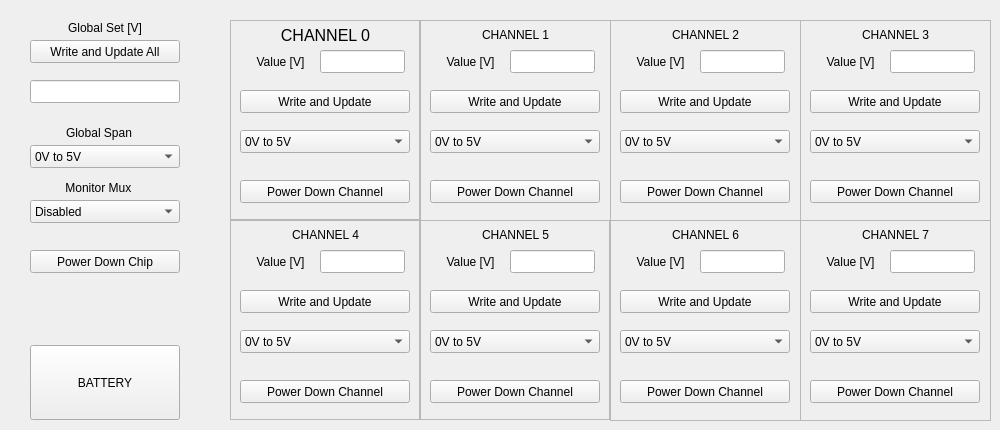
    <widget class="QWidget" name="tab">
     <attribute name="title">
      <string>Normal View 0-7</string>
     </attribute>
     <widget class="QFrame" name="frame">
      <property name="geometry">
       <rect>
        <x>230</x>
        <y>20</y>
        <width>190</width>
        <height>200</height>
       </rect>
      </property>
      <property name="frameShape">
       <enum>QFrame::StyledPanel</enum>
      </property>
      <property name="frameShadow">
       <enum>QFrame::Raised</enum>
      </property>
      <widget class="QLabel" name="label_5">
       <property name="geometry">
        <rect>
         <x>0</x>
         <y>5</y>
         <width>191</width>
         <height>20</height>
        </rect>
       </property>
       <property name="font">
        <font>
         <pointsize>12</pointsize>
        </font>
       </property>
       <property name="text">
        <string>CHANNEL 0</string>
       </property>
       <property name="alignment">
        <set>Qt::AlignCenter</set>
       </property>
      </widget>
      <widget class="QLineEdit" name="ledt_wr0">
       <property name="geometry">
        <rect>
         <x>90</x>
         <y>30</y>
         <width>85</width>
         <height>23</height>
        </rect>
       </property>
      </widget>
      <widget class="QLabel" name="label_6">
       <property name="geometry">
        <rect>
         <x>10</x>
         <y>30</y>
         <width>81</width>
         <height>23</height>
        </rect>
       </property>
       <property name="text">
        <string>Value [V]</string>
       </property>
       <property name="alignment">
        <set>Qt::AlignCenter</set>
       </property>
      </widget>
      <widget class="QPushButton" name="pB_wr_up0">
       <property name="geometry">
        <rect>
         <x>10</x>
         <y>70</y>
         <width>170</width>
         <height>23</height>
        </rect>
       </property>
       <property name="text">
        <string>Write and Update</string>
       </property>
      </widget>
      <widget class="QPushButton" name="pB_pd0">
       <property name="geometry">
        <rect>
         <x>10</x>
         <y>160</y>
         <width>170</width>
         <height>23</height>
        </rect>
       </property>
       <property name="text">
        <string>Power Down Channel</string>
       </property>
       <property name="checkable">
        <bool>true</bool>
       </property>
      </widget>
      <widget class="QComboBox" name="cBox_span0">
       <property name="geometry">
        <rect>
         <x>10</x>
         <y>110</y>
         <width>170</width>
         <height>23</height>
        </rect>
       </property>
       <property name="sizePolicy">
        <sizepolicy hsizetype="Preferred" vsizetype="Fixed">
         <horstretch>0</horstretch>
         <verstretch>0</verstretch>
        </sizepolicy>
       </property>
       <item>
        <property name="text">
         <string>0V to 5V </string>
        </property>
       </item>
       <item>
        <property name="text">
         <string>-2.5V to + 2.5V</string>
        </property>
       </item>
       <item>
        <property name="text">
         <string>-5V to +5V</string>
        </property>
       </item>
      </widget>
     </widget>
     <widget class="QFrame" name="frame_2">
      <property name="geometry">
       <rect>
        <x>230</x>
        <y>220</y>
        <width>190</width>
        <height>200</height>
       </rect>
      </property>
      <property name="frameShape">
       <enum>QFrame::StyledPanel</enum>
      </property>
      <property name="frameShadow">
       <enum>QFrame::Raised</enum>
      </property>
      <widget class="QLabel" name="label_11">
       <property name="geometry">
        <rect>
         <x>0</x>
         <y>5</y>
         <width>191</width>
         <height>20</height>
        </rect>
       </property>
       <property name="text">
        <string>CHANNEL 4</string>
       </property>
       <property name="alignment">
        <set>Qt::AlignCenter</set>
       </property>
      </widget>
      <widget class="QLineEdit" name="ledt_wr4">
       <property name="geometry">
        <rect>
         <x>90</x>
         <y>30</y>
         <width>85</width>
         <height>23</height>
        </rect>
       </property>
      </widget>
      <widget class="QLabel" name="label_12">
       <property name="geometry">
        <rect>
         <x>10</x>
         <y>30</y>
         <width>81</width>
         <height>23</height>
        </rect>
       </property>
       <property name="text">
        <string>Value [V]</string>
       </property>
       <property name="alignment">
        <set>Qt::AlignCenter</set>
       </property>
      </widget>
      <widget class="QPushButton" name="pB_wr_up4">
       <property name="geometry">
        <rect>
         <x>10</x>
         <y>70</y>
         <width>170</width>
         <height>23</height>
        </rect>
       </property>
       <property name="text">
        <string>Write and Update</string>
       </property>
      </widget>
      <widget class="QPushButton" name="pB_pd4">
       <property name="geometry">
        <rect>
         <x>10</x>
         <y>160</y>
         <width>170</width>
         <height>23</height>
        </rect>
       </property>
       <property name="text">
        <string>Power Down Channel</string>
       </property>
       <property name="checkable">
        <bool>false</bool>
       </property>
      </widget>
      <widget class="QComboBox" name="cBox_span4">
       <property name="geometry">
        <rect>
         <x>10</x>
         <y>110</y>
         <width>170</width>
         <height>23</height>
        </rect>
       </property>
       <item>
        <property name="text">
         <string>0V to 5V</string>
        </property>
       </item>
       <item>
        <property name="text">
         <string>-2.5V to + 2.5V</string>
        </property>
       </item>
       <item>
        <property name="text">
         <string>-5V to +5V</string>
        </property>
       </item>
      </widget>
     </widget>
     <widget class="QFrame" name="frame_6">
      <property name="geometry">
       <rect>
        <x>420</x>
        <y>20</y>
        <width>191</width>
        <height>201</height>
       </rect>
      </property>
      <property name="frameShape">
       <enum>QFrame::StyledPanel</enum>
      </property>
      <property name="frameShadow">
       <enum>QFrame::Raised</enum>
      </property>
      <widget class="QLabel" name="label_62">
       <property name="geometry">
        <rect>
         <x>0</x>
         <y>5</y>
         <width>191</width>
         <height>20</height>
        </rect>
       </property>
       <property name="text">
        <string>CHANNEL 1</string>
       </property>
       <property name="alignment">
        <set>Qt::AlignCenter</set>
       </property>
      </widget>
      <widget class="QLineEdit" name="ledt_wr1">
       <property name="geometry">
        <rect>
         <x>90</x>
         <y>30</y>
         <width>85</width>
         <height>23</height>
        </rect>
       </property>
      </widget>
      <widget class="QLabel" name="label_63">
       <property name="geometry">
        <rect>
         <x>10</x>
         <y>30</y>
         <width>81</width>
         <height>23</height>
        </rect>
       </property>
       <property name="text">
        <string>Value [V]</string>
       </property>
       <property name="alignment">
        <set>Qt::AlignCenter</set>
       </property>
      </widget>
      <widget class="QPushButton" name="pB_wr_up1">
       <property name="geometry">
        <rect>
         <x>10</x>
         <y>70</y>
         <width>170</width>
         <height>23</height>
        </rect>
       </property>
       <property name="text">
        <string>Write and Update</string>
       </property>
      </widget>
      <widget class="QPushButton" name="pB_pd1">
       <property name="geometry">
        <rect>
         <x>10</x>
         <y>160</y>
         <width>170</width>
         <height>23</height>
        </rect>
       </property>
       <property name="text">
        <string>Power Down Channel</string>
       </property>
       <property name="checkable">
        <bool>false</bool>
       </property>
      </widget>
      <widget class="QComboBox" name="cBox_span1">
       <property name="geometry">
        <rect>
         <x>10</x>
         <y>110</y>
         <width>170</width>
         <height>23</height>
        </rect>
       </property>
       <item>
        <property name="text">
         <string>0V to 5V</string>
        </property>
       </item>
       <item>
        <property name="text">
         <string>-2.5V to + 2.5V</string>
        </property>
       </item>
       <item>
        <property name="text">
         <string>-5V to +5V</string>
        </property>
       </item>
      </widget>
     </widget>
     <widget class="QFrame" name="frame_7">
      <property name="geometry">
       <rect>
        <x>420</x>
        <y>220</y>
        <width>190</width>
        <height>200</height>
       </rect>
      </property>
      <property name="frameShape">
       <enum>QFrame::StyledPanel</enum>
      </property>
      <property name="frameShadow">
       <enum>QFrame::Raised</enum>
      </property>
      <widget class="QLabel" name="label_71">
       <property name="geometry">
        <rect>
         <x>0</x>
         <y>5</y>
         <width>191</width>
         <height>20</height>
        </rect>
       </property>
       <property name="text">
        <string>CHANNEL 5</string>
       </property>
       <property name="alignment">
        <set>Qt::AlignCenter</set>
       </property>
      </widget>
      <widget class="QLineEdit" name="ledt_wr5">
       <property name="geometry">
        <rect>
         <x>90</x>
         <y>30</y>
         <width>85</width>
         <height>23</height>
        </rect>
       </property>
      </widget>
      <widget class="QLabel" name="label_72">
       <property name="geometry">
        <rect>
         <x>10</x>
         <y>30</y>
         <width>81</width>
         <height>23</height>
        </rect>
       </property>
       <property name="text">
        <string>Value [V]</string>
       </property>
       <property name="alignment">
        <set>Qt::AlignCenter</set>
       </property>
      </widget>
      <widget class="QPushButton" name="pB_wr_up5">
       <property name="geometry">
        <rect>
         <x>10</x>
         <y>70</y>
         <width>170</width>
         <height>23</height>
        </rect>
       </property>
       <property name="text">
        <string>Write and Update</string>
       </property>
      </widget>
      <widget class="QPushButton" name="pB_pd5">
       <property name="geometry">
        <rect>
         <x>10</x>
         <y>160</y>
         <width>170</width>
         <height>23</height>
        </rect>
       </property>
       <property name="text">
        <string>Power Down Channel</string>
       </property>
       <property name="checkable">
        <bool>false</bool>
       </property>
      </widget>
      <widget class="QComboBox" name="cBox_span5">
       <property name="geometry">
        <rect>
         <x>10</x>
         <y>110</y>
         <width>170</width>
         <height>23</height>
        </rect>
       </property>
       <item>
        <property name="text">
         <string>0V to 5V</string>
        </property>
       </item>
       <item>
        <property name="text">
         <string>-2.5V to + 2.5V</string>
        </property>
       </item>
       <item>
        <property name="text">
         <string>-5V to +5V</string>
        </property>
       </item>
      </widget>
     </widget>
     <widget class="QFrame" name="frame_10">
      <property name="geometry">
       <rect>
        <x>610</x>
        <y>20</y>
        <width>191</width>
        <height>201</height>
       </rect>
      </property>
      <property name="frameShape">
       <enum>QFrame::StyledPanel</enum>
      </property>
      <property name="frameShadow">
       <enum>QFrame::Raised</enum>
      </property>
      <widget class="QLabel" name="label_86">
       <property name="geometry">
        <rect>
         <x>0</x>
         <y>5</y>
         <width>191</width>
         <height>20</height>
        </rect>
       </property>
       <property name="text">
        <string>CHANNEL 2</string>
       </property>
       <property name="alignment">
        <set>Qt::AlignCenter</set>
       </property>
      </widget>
      <widget class="QLineEdit" name="ledt_wr2">
       <property name="geometry">
        <rect>
         <x>90</x>
         <y>30</y>
         <width>85</width>
         <height>23</height>
        </rect>
       </property>
      </widget>
      <widget class="QLabel" name="label_87">
       <property name="geometry">
        <rect>
         <x>10</x>
         <y>30</y>
         <width>81</width>
         <height>23</height>
        </rect>
       </property>
       <property name="text">
        <string>Value [V]</string>
       </property>
       <property name="alignment">
        <set>Qt::AlignCenter</set>
       </property>
      </widget>
      <widget class="QPushButton" name="pB_wr_up2">
       <property name="geometry">
        <rect>
         <x>10</x>
         <y>70</y>
         <width>170</width>
         <height>23</height>
        </rect>
       </property>
       <property name="text">
        <string>Write and Update</string>
       </property>
      </widget>
      <widget class="QPushButton" name="pB_pd2">
       <property name="geometry">
        <rect>
         <x>10</x>
         <y>160</y>
         <width>170</width>
         <height>23</height>
        </rect>
       </property>
       <property name="text">
        <string>Power Down Channel</string>
       </property>
       <property name="checkable">
        <bool>false</bool>
       </property>
      </widget>
      <widget class="QComboBox" name="cBox_span2">
       <property name="geometry">
        <rect>
         <x>10</x>
         <y>110</y>
         <width>170</width>
         <height>23</height>
        </rect>
       </property>
       <item>
        <property name="text">
         <string>0V to 5V</string>
        </property>
       </item>
       <item>
        <property name="text">
         <string>-2.5V to + 2.5V</string>
        </property>
       </item>
       <item>
        <property name="text">
         <string>-5V to +5V</string>
        </property>
       </item>
      </widget>
     </widget>
     <widget class="QFrame" name="frame_11">
      <property name="geometry">
       <rect>
        <x>610</x>
        <y>220</y>
        <width>191</width>
        <height>201</height>
       </rect>
      </property>
      <property name="frameShape">
       <enum>QFrame::StyledPanel</enum>
      </property>
      <property name="frameShadow">
       <enum>QFrame::Raised</enum>
      </property>
      <widget class="QLabel" name="label_92">
       <property name="geometry">
        <rect>
         <x>0</x>
         <y>5</y>
         <width>191</width>
         <height>20</height>
        </rect>
       </property>
       <property name="text">
        <string>CHANNEL 6</string>
       </property>
       <property name="alignment">
        <set>Qt::AlignCenter</set>
       </property>
      </widget>
      <widget class="QLineEdit" name="ledt_wr6">
       <property name="geometry">
        <rect>
         <x>90</x>
         <y>30</y>
         <width>85</width>
         <height>23</height>
        </rect>
       </property>
      </widget>
      <widget class="QLabel" name="label_93">
       <property name="geometry">
        <rect>
         <x>10</x>
         <y>30</y>
         <width>81</width>
         <height>23</height>
        </rect>
       </property>
       <property name="text">
        <string>Value [V]</string>
       </property>
       <property name="alignment">
        <set>Qt::AlignCenter</set>
       </property>
      </widget>
      <widget class="QPushButton" name="pB_wr_up6">
       <property name="geometry">
        <rect>
         <x>10</x>
         <y>70</y>
         <width>170</width>
         <height>23</height>
        </rect>
       </property>
       <property name="text">
        <string>Write and Update</string>
       </property>
      </widget>
      <widget class="QPushButton" name="pB_pd6">
       <property name="geometry">
        <rect>
         <x>10</x>
         <y>160</y>
         <width>170</width>
         <height>23</height>
        </rect>
       </property>
       <property name="text">
        <string>Power Down Channel</string>
       </property>
       <property name="checkable">
        <bool>false</bool>
       </property>
      </widget>
      <widget class="QComboBox" name="cBox_span6">
       <property name="geometry">
        <rect>
         <x>10</x>
         <y>110</y>
         <width>170</width>
         <height>23</height>
        </rect>
       </property>
       <item>
        <property name="text">
         <string>0V to 5V</string>
        </property>
       </item>
       <item>
        <property name="text">
         <string>-2.5V to + 2.5V</string>
        </property>
       </item>
       <item>
        <property name="text">
         <string>-5V to +5V</string>
        </property>
       </item>
      </widget>
     </widget>
     <widget class="QFrame" name="frame_14">
      <property name="geometry">
       <rect>
        <x>800</x>
        <y>20</y>
        <width>191</width>
        <height>201</height>
       </rect>
      </property>
      <property name="frameShape">
       <enum>QFrame::StyledPanel</enum>
      </property>
      <property name="frameShadow">
       <enum>QFrame::Raised</enum>
      </property>
      <widget class="QLabel" name="label_104">
       <property name="geometry">
        <rect>
         <x>0</x>
         <y>5</y>
         <width>191</width>
         <height>20</height>
        </rect>
       </property>
       <property name="text">
        <string>CHANNEL 3</string>
       </property>
       <property name="alignment">
        <set>Qt::AlignCenter</set>
       </property>
      </widget>
      <widget class="QLineEdit" name="ledt_wr3">
       <property name="geometry">
        <rect>
         <x>90</x>
         <y>30</y>
         <width>85</width>
         <height>23</height>
        </rect>
       </property>
      </widget>
      <widget class="QLabel" name="label_105">
       <property name="geometry">
        <rect>
         <x>10</x>
         <y>30</y>
         <width>81</width>
         <height>23</height>
        </rect>
       </property>
       <property name="text">
        <string>Value [V]</string>
       </property>
       <property name="alignment">
        <set>Qt::AlignCenter</set>
       </property>
      </widget>
      <widget class="QPushButton" name="pB_wr_up3">
       <property name="geometry">
        <rect>
         <x>10</x>
         <y>70</y>
         <width>170</width>
         <height>23</height>
        </rect>
       </property>
       <property name="text">
        <string>Write and Update</string>
       </property>
      </widget>
      <widget class="QPushButton" name="pB_pd3">
       <property name="geometry">
        <rect>
         <x>10</x>
         <y>160</y>
         <width>170</width>
         <height>23</height>
        </rect>
       </property>
       <property name="text">
        <string>Power Down Channel</string>
       </property>
       <property name="checkable">
        <bool>false</bool>
       </property>
      </widget>
      <widget class="QComboBox" name="cBox_span3">
       <property name="geometry">
        <rect>
         <x>10</x>
         <y>110</y>
         <width>170</width>
         <height>23</height>
        </rect>
       </property>
       <item>
        <property name="text">
         <string>0V to 5V</string>
        </property>
       </item>
       <item>
        <property name="text">
         <string>-2.5V to + 2.5V</string>
        </property>
       </item>
       <item>
        <property name="text">
         <string>-5V to +5V</string>
        </property>
       </item>
      </widget>
     </widget>
     <widget class="QFrame" name="frame_15">
      <property name="geometry">
       <rect>
        <x>800</x>
        <y>220</y>
        <width>191</width>
        <height>201</height>
       </rect>
      </property>
      <property name="frameShape">
       <enum>QFrame::StyledPanel</enum>
      </property>
      <property name="frameShadow">
       <enum>QFrame::Raised</enum>
      </property>
      <widget class="QLabel" name="label_110">
       <property name="geometry">
        <rect>
         <x>0</x>
         <y>5</y>
         <width>191</width>
         <height>20</height>
        </rect>
       </property>
       <property name="text">
        <string>CHANNEL 7</string>
       </property>
       <property name="alignment">
        <set>Qt::AlignCenter</set>
       </property>
      </widget>
      <widget class="QLineEdit" name="ledt_wr7">
       <property name="geometry">
        <rect>
         <x>90</x>
         <y>30</y>
         <width>85</width>
         <height>23</height>
        </rect>
       </property>
      </widget>
      <widget class="QLabel" name="label_111">
       <property name="geometry">
        <rect>
         <x>10</x>
         <y>30</y>
         <width>81</width>
         <height>23</height>
        </rect>
       </property>
       <property name="text">
        <string>Value [V]</string>
       </property>
       <property name="alignment">
        <set>Qt::AlignCenter</set>
       </property>
      </widget>
      <widget class="QPushButton" name="pB_wr_up7">
       <property name="geometry">
        <rect>
         <x>10</x>
         <y>70</y>
         <width>170</width>
         <height>23</height>
        </rect>
       </property>
       <property name="text">
        <string>Write and Update</string>
       </property>
      </widget>
      <widget class="QPushButton" name="pB_pd7">
       <property name="geometry">
        <rect>
         <x>10</x>
         <y>160</y>
         <width>170</width>
         <height>23</height>
        </rect>
       </property>
       <property name="text">
        <string>Power Down Channel</string>
       </property>
       <property name="checkable">
        <bool>false</bool>
       </property>
      </widget>
      <widget class="QComboBox" name="cBox_span7">
       <property name="geometry">
        <rect>
         <x>10</x>
         <y>110</y>
         <width>170</width>
         <height>23</height>
        </rect>
       </property>
       <item>
        <property name="text">
         <string>0V to 5V</string>
        </property>
       </item>
       <item>
        <property name="text">
         <string>-2.5V to + 2.5V</string>
        </property>
       </item>
       <item>
        <property name="text">
         <string>-5V to +5V</string>
        </property>
       </item>
      </widget>
     </widget>
     <widget class="QLineEdit" name="ledt_write_all_1">
      <property name="geometry">
       <rect>
        <x>30</x>
        <y>80</y>
        <width>150</width>
        <height>23</height>
       </rect>
      </property>
     </widget>
     <widget class="QPushButton" name="pB_write_all_1">
      <property name="geometry">
       <rect>
        <x>30</x>
        <y>40</y>
        <width>150</width>
        <height>23</height>
       </rect>
      </property>
      <property name="text">
       <string>Write and Update All</string>
      </property>
     </widget>
     <widget class="QComboBox" name="cBox_Gspan_1">
      <property name="geometry">
       <rect>
        <x>30</x>
        <y>145</y>
        <width>150</width>
        <height>23</height>
       </rect>
      </property>
      <item>
       <property name="text">
        <string>0V to 5V</string>
       </property>
      </item>
      <item>
       <property name="text">
        <string>-2.5V to + 2.5V</string>
       </property>
      </item>
      <item>
       <property name="text">
        <string>-5V to +5V</string>
       </property>
      </item>
     </widget>
     <widget class="QLabel" name="label_2">
      <property name="geometry">
       <rect>
        <x>39</x>
        <y>120</y>
        <width>120</width>
        <height>26</height>
       </rect>
      </property>
      <property name="text">
       <string>Global Span</string>
      </property>
      <property name="alignment">
       <set>Qt::AlignCenter</set>
      </property>
     </widget>
     <widget class="QLabel" name="label_3">
      <property name="geometry">
       <rect>
        <x>40</x>
        <y>175</y>
        <width>120</width>
        <height>26</height>
       </rect>
      </property>
      <property name="text">
       <string>Monitor Mux </string>
      </property>
      <property name="alignment">
       <set>Qt::AlignCenter</set>
      </property>
     </widget>
     <widget class="QComboBox" name="cBox_mon_mux_1">
      <property name="geometry">
       <rect>
        <x>30</x>
        <y>200</y>
        <width>150</width>
        <height>23</height>
       </rect>
      </property>
      <item>
       <property name="text">
        <string>Disabled</string>
       </property>
      </item>
      <item>
       <property name="text">
        <string>ch 00</string>
       </property>
      </item>
      <item>
       <property name="text">
        <string>ch 01</string>
       </property>
      </item>
      <item>
       <property name="text">
        <string>ch 02</string>
       </property>
      </item>
      <item>
       <property name="text">
        <string>ch03</string>
       </property>
      </item>
      <item>
       <property name="text">
        <string>ch 04</string>
       </property>
      </item>
      <item>
       <property name="text">
        <string>ch 05</string>
       </property>
      </item>
      <item>
       <property name="text">
        <string>ch 06</string>
       </property>
      </item>
      <item>
       <property name="text">
        <string>ch 07</string>
       </property>
      </item>
      <item>
       <property name="text">
        <string>ch 08</string>
       </property>
      </item>
      <item>
       <property name="text">
        <string>ch 09</string>
       </property>
      </item>
      <item>
       <property name="text">
        <string>ch 10</string>
       </property>
      </item>
      <item>
       <property name="text">
        <string>ch 11</string>
       </property>
      </item>
      <item>
       <property name="text">
        <string>ch 12</string>
       </property>
      </item>
      <item>
       <property name="text">
        <string>ch 13</string>
       </property>
      </item>
      <item>
       <property name="text">
        <string>ch 14</string>
       </property>
      </item>
      <item>
       <property name="text">
        <string>ch 15</string>
       </property>
      </item>
     </widget>
     <widget class="QLabel" name="label">
      <property name="geometry">
       <rect>
        <x>45</x>
        <y>15</y>
        <width>120</width>
        <height>26</height>
       </rect>
      </property>
      <property name="text">
       <string>Global Set [V]</string>
      </property>
      <property name="alignment">
       <set>Qt::AlignCenter</set>
      </property>
     </widget>
     <widget class="QPushButton" name="pB_pow_down_all_1">
      <property name="geometry">
       <rect>
        <x>30</x>
        <y>250</y>
        <width>150</width>
        <height>23</height>
       </rect>
      </property>
      <property name="text">
       <string>Power Down Chip</string>
      </property>
      <property name="checkable">
       <bool>false</bool>
      </property>
     </widget>
     <widget class="QPushButton" name="pB_battery_1">
      <property name="geometry">
       <rect>
        <x>30</x>
        <y>345</y>
        <width>150</width>
        <height>75</height>
       </rect>
      </property>
      <property name="text">
       <string>BATTERY</string>
      </property>
      <property name="checkable">
       <bool>true</bool>
      </property>
     </widget>
    </widget>
